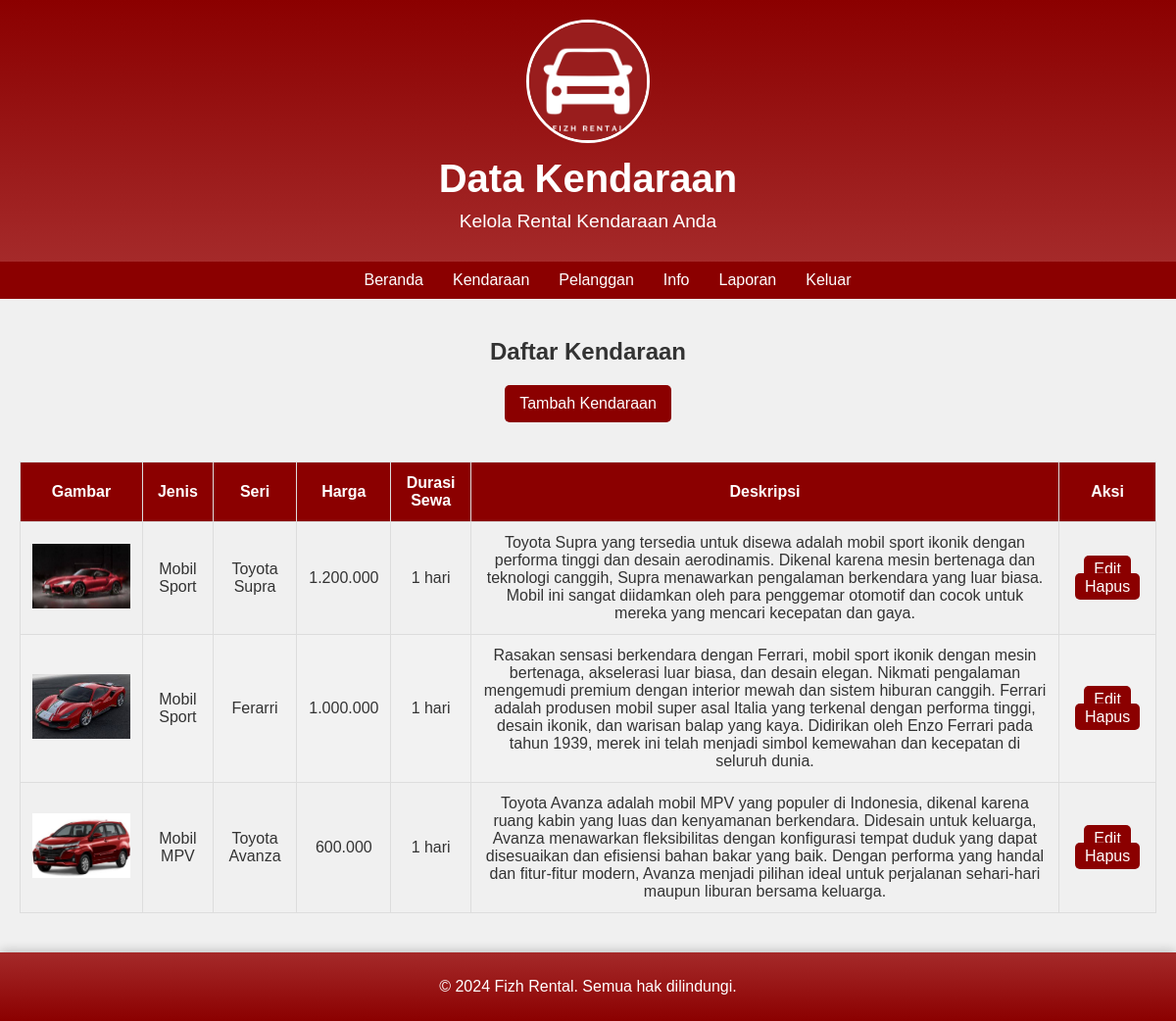
/admin/KendaraanAdmin.php (signed in), run on the app's committed database.
### tables this page shows
CREATE TABLE `tbkendaraan` (
  `id` int(11) NOT NULL,
  `jenis` varchar(100) NOT NULL,
  `seri` varchar(100) NOT NULL,
  `harga` decimal(10,2) NOT NULL,
  `durasisewa` int(225) NOT NULL,
  `deskripsi` text DEFAULT NULL,
  `gambar` varchar(255) DEFAULT NULL
);

### admin/KendaraanAdmin.php (the view, shortened to what this page needs)
<?php
include '../koneksi/koneksi.php';
$query = "SELECT * FROM tbkendaraan";
$result = mysqli_query($conn, $query);
?>
<!DOCTYPE html>
<html lang="id">
<head>
    <link rel="stylesheet" href="https://cdnjs.cloudflare.com/ajax/libs/font-awesome/6.0.0-beta3/css/all.min.css">
</head>
<body>
    <header>
        <img src="../img/LogoFizhCarRental.png" alt="Logo">
        <h1>Data Kendaraan</h1>
        <p>Kelola Rental Kendaraan Anda</p>
    </header>
    <nav>
        <ul class="nav-links">
        <li><a href="BerandaAdmin.php">Beranda</a></li>
            <li><a href="KendaraanAdmin.php">Kendaraan</a></li>
            <li><a href="PelangganAdmin.php">Pelanggan</a></li>
            <li><a href="InfoAdmin.php">Info</a></li>
            <li><a href="LaporanAdmin.php">Laporan</a></li>
            <li><a href="../koneksi/logout.php">Keluar</a></li>
        </ul>
    </nav>
    <div class="container">
        <h2>Daftar Kendaraan</h2>
        <a href="tambahkendaraan.php" class="add-button">Tambah Kendaraan</a>
        <table>
            <thead>
                <tr>
                    <th>Gambar</th>
                    <th>Jenis</th>
                    <th>Seri</th>
                    <th>Harga</th>
                    <th>Durasi Sewa</th>
                    <th>Deskripsi</th>
                    <th>Aksi</th>
                </tr>
            </thead>
            <tbody>
                <?php
                if (mysqli_num_rows($result) > 0) {
                    while ($row = mysqli_fetch_assoc($result)) {
                        echo "<tr>";
                        echo "<td><img src='uploads/" . $row['gambar'] . "' alt='FotoKendaraan' style='width:100px;'></td>";
                        echo "<td>" . $row['jenis'] . "</td>";
                        echo "<td>" . $row['seri'] . "</td>";
                        echo "<td>" . number_format($row['harga'], 0, ',', '.') . "</td>";
                        echo "<td>" . $row['durasisewa'] . " hari</td>";
                        echo "<td>" . $row['deskripsi'] . "</td>";
                        echo "<td>
                                <a href='editkendaraan.php?id=" . $row['id'] . "' class='action-button'>Edit</a>
 <a href='hapuskendaraan.php?id=" . $row['id'] . "' class='action-button'>Hapus</a>
                              </td>";
                        echo "</tr>";
                    }
                } else {
                    echo "<tr><td colspan='7'>Tidak ada data kendaraan.</td></tr>";
                }
                ?>
            </tbody>
        </table>
    </div>
    <footer>
        <p>&copy; 2024 Fizh Rental. Semua hak dilindungi.</p>
    </footer>
</body>
</html>

### admin/KendaraanAdmin.php (style rules this page uses)
body { font-family: 'Poppins', sans-serif; margin: 0; background: #f0f0f0; color: #333; display: flex; flex-direction: column; min-height: 100vh; }
header { background: linear-gradient(to bottom, #8B0000, #A52A2A); color: white; text-align: center; padding: 20px 0; box-shadow: 0 2px 10px rgba(0, 0, 0, 0.2); }
header img { max-width: 120px; margin-bottom: 10px; border-radius: 50%; border: 3px solid white; }
header h1 { margin: 0; font-size: 2.5em; }
header p { margin: 10px 0; font-size: 1.2em; }
nav { display: flex; justify-content: center; align-items: center; background-color: #8B0000; padding: 10px 20px; position: relative; z-index: 1000; }
.nav-links { display: flex; gap: 0; margin: 0; list-style: none; }
.nav-links a { color: white; text-decoration: none; padding: 10px 15px; border-radius: 5px; transition: background-color 0.3s; }
.container { padding: 20px; display: flex; flex-direction: column; align-items: center; flex: 1; }
.add-button { background-color: #8B0000; color: white; padding: 10px 15px; border: none; border-radius: 5px; cursor: pointer; transition: background-color 0.3s; text-decoration: none; margin-bottom: 20px; }
table { width: 100%; border-collapse: collapse; margin: 20px 0; font-size: 1em; text-align: left; overflow-x: auto; }
th, td { padding: 12px; border: 1px solid #ddd; text-align: center; }
th { background-color: #8B0000; color: white; }
tr:nth-child(even ) { background-color: #f2f2f2; }
.action-button { background-color: #8B0000; color: white; padding: 5px 10px; border: none; border-radius: 5px; cursor: pointer; transition: background-color 0.3s; text-decoration: none; }
footer { background: linear-gradient(to top, #8B0000, #A52A2A); color: white; text-align: center; padding: 10px 0; position: relative; bottom: 0; width: 100%; box-shadow: 0 -2px 10px rgba(0, 0, 0, 0.2); }

### data on the page
tbkendaraan: gambar (picture), jenis "Mobil Sport", seri "Toyota Supra", harga "1.200.000", durasisewa "1", deskripsi "Toyota Supra yang tersedia untuk disewa adalah mobil sport ikonik dengan performa tinggi dan desain aerodinamis. Dikenal karena mesin bertenaga dan teknologi canggih, Supra menawarkan pengalaman berkendara yang luar biasa. Mobil ini sangat diidamkan oleh para penggemar otomotif dan cocok untuk mereka yang mencari kecepatan dan gaya."
tbkendaraan: gambar (picture), jenis "Mobil Sport", seri "Ferarri", harga "1.000.000", durasisewa "1", deskripsi "Rasakan sensasi berkendara dengan Ferrari, mobil sport ikonik dengan mesin bertenaga, akselerasi luar biasa, dan desain elegan. Nikmati pengalaman mengemudi premium dengan interior mewah dan sistem hiburan canggih. Ferrari adalah produsen mobil super asal Italia yang terkenal dengan performa tinggi, desain ikonik, dan warisan balap yang kaya. Didirikan oleh Enzo Ferrari pada tahun 1939, merek ini telah menjadi simbol kemewahan dan kecepatan di seluruh dunia."
tbkendaraan: gambar (picture), jenis "Mobil MPV", seri "Toyota Avanza", harga "600.000", durasisewa "1", deskripsi "Toyota Avanza adalah mobil MPV yang populer di Indonesia, dikenal karena ruang kabin yang luas dan kenyamanan berkendara. Didesain untuk keluarga, Avanza menawarkan fleksibilitas dengan konfigurasi tempat duduk yang dapat disesuaikan dan efisiensi bahan bakar yang baik. Dengan performa yang handal dan fitur-fitur modern, Avanza menjadi pilihan ideal untuk perjalanan sehari-hari maupun liburan bersama keluarga."
